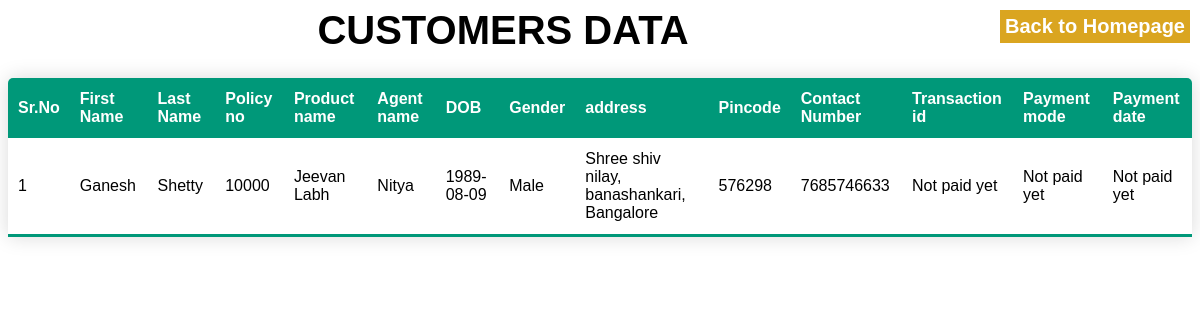
/admin/customer_data.php, run on the app's committed database.
### tables this page shows
CREATE TABLE `customer` (
  `policy_no` int(11) NOT NULL,
  `user_name` varchar(30) NOT NULL,
  `f_name` varchar(30) NOT NULL,
  `l_name` varchar(30) NOT NULL,
  `password` varchar(20) NOT NULL,
  `ag_user_name` varchar(30) DEFAULT NULL,
  `DOB` date NOT NULL,
  `gender` char(10) NOT NULL,
  `address` varchar(50) NOT NULL,
  `pincode` int(11) NOT NULL,
  `contact_no` bigint(20) NOT NULL,
  `product_name` varchar(20) NOT NULL
);

### admin/customer_data.php (the view, shortened to what this page needs)
<?php
include '../connection.php';
?>
<html>
<head>
</head>
<body>
	<a class="back" href="admin.php">Back to Homepage</a>
    <h2>CUSTOMERS DATA</h2>
	<table width="100%" class="t_content">
		<thead>
			<tr>
				<th>Sr.No</th>
				<th>First Name</th>
				<th>Last Name</th>
				<th>Policy no</th>
				<th>Product name</th>
				<th>Agent name</th>
				<th>DOB</th>
				<th>Gender</th>
				<th>address</th>
				<th>Pincode</th>
				<th>Contact Number</th>
				<th>Transaction id</th>
				<th>Payment mode</th>
				<th>Payment date</th>
			</tr>
		</thead>
		<?php
			$sql ="SELECT c.f_name,c.l_name,c.policy_no,c.product_name,c.ag_user_name,c.DOB,c.gender,c.address,c.pincode,c.contact_no,p.trans_id,p.pay_mode,p.pay_date FROM customer c left join payment p on c.policy_no=p.policy_no order by c.f_name;";
			$result = mysqli_query($conn,$sql);
			$sr=0;
			while ($row= mysqli_fetch_assoc($result)) {
		?>
		<tbody>
			<tr>
				<td>
					<?php echo ++$sr;?>
				</td>
				<td>
					<?php echo $row['f_name'];?>
				</td>
				<td>
					<?php echo $row['l_name'];?>
				</td>
				<td>
					<?php echo $row['policy_no'];?>
				</td>
				<td>
					<?php echo $row['product_name'];?>
				</td>
				<td>
					<?php echo $row['ag_user_name'];?>
				</td>
				<td>
					<?php echo $row['DOB'];?>
				</td>
				<td>
					<?php echo $row['gender'];?>
				</td>
				<td>
					<?php echo $row['address'];?>
				</td>
				<td>
					<?php echo $row['pincode'];?>
				</td>
				<td>
					<?php echo $row['contact_no'];?>
				</td>
				<td>
					<?php
					if($row['trans_id']=="")
					{
						echo "Not paid yet";
					}
					else{
						echo $row['trans_id'];
					}
					?>
				</td>
				<td>
					<?php
					if($row['pay_mode']=="")
					{
						echo "Not paid yet";
					}
					else
					{
						echo $row['pay_mode'];
					}
					?>
				</td>
				<td>
					<?php
					if($row['pay_date']=="")
					{
						echo "Not paid yet";
					}
					else
					{
						echo $row['pay_date'];
					}
					?>
				</td>
			</tr>
		</tbody>
		<?php
			}
		?>
	</table>
</body>
</html>

### admin/customer_data.php (style rules this page uses)
body { background-image: url(https://dollarsandsense.sg/wp-content/uploads/2015/10/life_insurance.jpg); background-size: cover; font-family: Arial, Helvetica, sans-serif; }
.back { border: 2px solid white; padding: 5px; float: right; background-color: goldenrod; text-decoration: none; color: white; font-weight: bold; font-size: 20px; }
h2 { font-size: 40px; color: black; text-align: center; margin: 0; }
.t_content { border-collapse: collapse; margin: 25px 0; font-size: 1em; border-radius: 5px 5px 0 0; overflow: hidden; box-shadow: 0 0 20px rgba(0, 0, 0, 0.15); }
.t_content thead tr { background-color: #009879; color: white; text-align: left; }
.t_content th, .t_content td { padding: 12px 10px; }
.t_content tbody tr { border-bottom: 1px solid #dddddd; background-color: white; }
.t_content tbody:last-of-type { border-bottom: 3px solid #009879; }

### data on the page
customer: f_name "Ganesh", l_name "Shetty", policy_no "10000", product_name "Jeevan Labh", ag_user_name "Nitya", DOB "1989-08-09", gender "Male", address "Shree shiv nilay, banashankari, Bangalore", pincode "576298", contact_no "7685746633"
